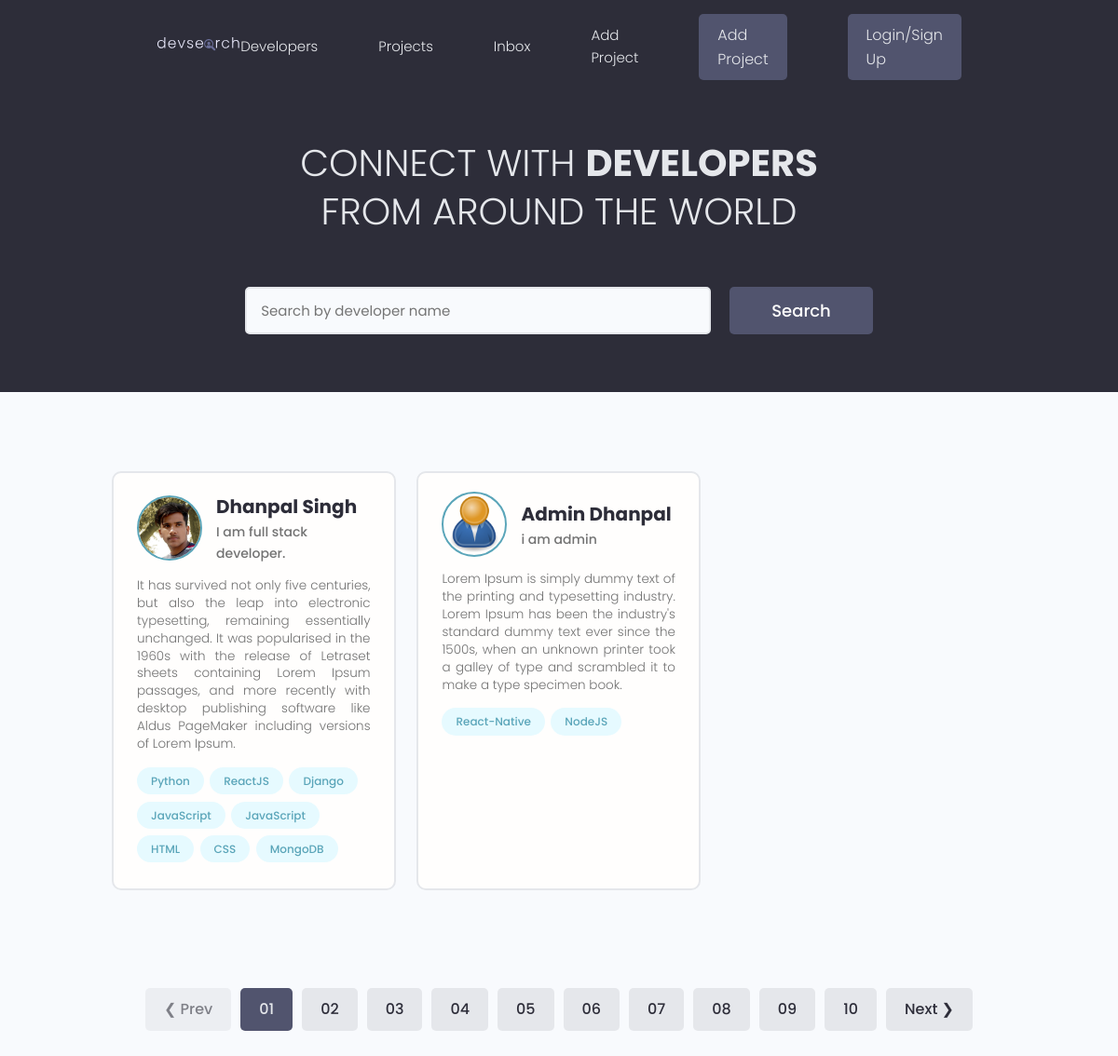
/users/, run on the app's committed database.
### users/models.py (models this page shows, shortened)
class Profile(models.Model):
    user = models.OneToOneField(User, on_delete=models.CASCADE, null=True, blank=True)
    name = models.CharField(max_length=200, blank=True, null=True)
    email = models.EmailField(max_length=500, blank=True, null=True)
    username = models.CharField(max_length=200, blank=True, null=True)
    location = models.CharField(max_length=200, blank=True, null=True)
    short_intro = models.CharField(max_length=200, blank=True, null=True)
    bio = models.TextField(blank=True,null=True)
    profile_image = models.ImageField(null=True,blank=True,upload_to='profiles/',default='profiles/user-default.png')
    social_github = models.CharField(max_length=200, blank=True, null=True)
    social_stackoverflow = models.CharField(max_length=200, blank=True, null=True)
    social_twitter = models.CharField(max_length=200, blank=True, null=True)
    social_linkedln = models.CharField(max_length=200, blank=True, null=True)
    social_youtube = models.CharField(max_length=200, blank=True, null=True)
    social_website = models.CharField(max_length=200, blank=True, null=True)
    created = models.DateTimeField(auto_now_add=True)
    id = models.UUIDField(default=uuid.uuid4, unique=True, primary_key=True,editable=False)

class Skill(models.Model):
    owner = models.ForeignKey(Profile,on_delete=models.CASCADE,null=True)
    name = models.CharField(max_length=200, blank=True, null=True)
    description = models.TextField(null=True, blank=True)
    created = models.DateTimeField(auto_now_add=True)
    id = models.UUIDField(default=uuid.uuid4, unique=True, primary_key=True, editable=False)

### users/views.py (the view)
# urls.py: path('',views.profiles, name='profiles'),
def profiles(request):
    profiles = Profile.objects.all()
    context = {'profiles':profiles}
    return render(request,'users/profiles.html',context)

### users/templates/users/profiles.html (shortened to what this page needs)
{% extends 'main.html' %}
{% block content %}
<main class="home">
    <section class="hero-section text-center">
      <div class="container container--narrow">
        <div class="hero-section__box">
          <h2>CONNECT WITH <span>DEVELOPERS</span></h2>
          <h2>FROM AROUND THE WORLD</h2>
        </div>
        <div class="hero-section__search">
          <form class="form" action="#" method="get">
            <div class="form__field">
              <input class="input input--text" id="formInput#search" type="text" name="text"
                placeholder="Search by developer name" />
            </div>
            <input class="btn btn--sub btn--lg" type="submit" value="Search" />
          </form>
        </div>
      </div>
    </section>
    <section class="devlist">
      <div class="container">
        <div class="grid grid--three">
          {% for profile in profiles %}
          <div class="column card">
            <div class="dev">
              <a href="{% url 'user-profile' profile.id %}" class="card__body">
                <div class="dev__profile">
                  <img class="avatar avatar--md" src="{{profile.profile_image.url}}" alt="image" />
                  <div class="dev__meta">
                    <h3>{{profile.name}}</h3>
                    <h5>{{profile.short_intro}}</h5>
                  </div>
                </div>
                <p class="dev__info">
                  {{profile.bio}}
                </p>
                <div class="dev__skills">
                  {% for skill in profile.skill_set.all %}
                  <span class="tag tag--pill tag--main">
                    <small>{{skill.name}}</small>
                  </span>
                  {% endfor %}
                </div>
              </a>
            </div>
          </div>
          {% endfor %}
        </div>
      </div>
    </section>
    <div class="pagination">
      <ul class="container">
        <li><a href="#" class="btn btn--disabled">&#10094; Prev</a></li>
        <li><a href="#" class="btn btn--sub">01</a></li>
        <li><a href="#" class="btn">02</a></li>
        <li><a href="#" class="btn">03</a></li>
        <li><a href="#" class="btn">04</a></li>
        <li><a href="#" class="btn">05</a></li>
        <li><a href="#" class="btn">06</a></li>
        <li><a href="#" class="btn">07</a></li>
        <li><a href="#" class="btn">08</a></li>
        <li><a href="#" class="btn">09</a></li>
        <li><a href="#" class="btn">10</a></li>
        <li><a href="#" class="btn">Next &#10095;</a></li>
      </ul>
    </div>
  </main>
{% endblock content %}

### static/style/app.css (style rules this page uses)
:root { --color-sub: #2d2d39; }
.btn--sub { background-color: var(--color-sub-light); }
.card { border: 2px solid var(--color-light); }
img { width: 100%; }
.hero-section { height: 40vh; display: flex; align-items: center; background-color: var(--color-sub); }
.hero-section__box { margin-bottom: 4rem; }
.hero-section__box > h2, .hero-section__box > h2 > span { font-size: 4rem; color: var(--color-light); line-height: 1.3; text-transform: uppercase; }
.hero-section__box > h2 { font-weight: 300; }
.hero-section__box > h2 > span { font-weight: 700; }
.hero-section__search > .form { display: flex; align-items: center; justify-content: center; gap: 2rem; }
.hero-section__search > .form input.input--text { width: 50rem; }
.devlist { margin-top: 8rem; }
.devlist .grid { align-items: stretch; }
.devlist .dev .dev__profile { display: flex; align-items: center; gap: 1.5rem; }
.devlist .dev .dev__meta h3 { color: var(--color-sub); font-size: 2rem; font-weight: 700; }
.devlist .dev .dev__meta h5 { color: var(--color-text); font-size: 1.4rem; font-weight: 500; }
.devlist .dev .dev__info { margin: 1.5rem 0; font-size: 1.35rem; line-height: 1.4; text-align: justify; }
.pagination { margin-top: 8rem; margin-bottom: 10rem; }
.pagination > ul { flex-wrap: wrap; list-style: none; display: flex; align-items: center; justify-content: center; gap: 1rem; }
.pagination .btn { color: var(--color-sub); }
.pagination .btn.btn--sub { color: var(--color-light); }

### static/uikit/styles/modules/_variables.css (style rules this page uses)
:root { --color-main: #5aa5b9; --color-main-light: #e6faff; --color-sub: #3f4156; --color-sub-light: #51546e; --color-sub-lighter: #ededfd; --color-text: #737373; --color-gray: #8b8b8b; --color-light: #e5e7eb; --color-light-gray: #767676; --color-bg: #f8fafd; --color-white: #fffefd; --color-white-light: #f3f3f3; --color-success: #359e64; --color-success-bg: #def8e8; --color-error: #fc4b0b; --color-error-bg: #fff2ee; --font-base: 'Poppins', arial, helvetica, 'Segoe UI', roboto, ubuntu, sans-serif; --font-monospace: 'Fira Code', 'Courier New', courier, monospace; --font-regular: 300; --font-medium: 500; --font-bold: 700; --generic-shadow: 1px 1px 5px #00000010; --generic-transition: all 0.3s ease-in-out; }

### static/uikit/styles/modules/_base.css (style rules this page uses)
* { margin: 0; padding: 0; box-sizing: border-box; text-rendering: optimizeLegibility; color: inherit; font-size: inherit; }
html { font-size: 50%; }
@media only screen and (min-width: 480px) { html { font-size: 56.25%; } }
@media only screen and (min-width: 1200px) { html { font-size: 62.5%; } }
body { line-height: 1.6; font-weight: 400; font-size: 1.5rem; color: var(--color-text); background-color: var(--color-bg); min-height: 100vh; }

### static/uikit/styles/modules/_typography.css (style rules this page uses)
* { font-family: var(--font-base); }
h2 { font-size: 3.6rem; font-weight: var(--font-bold); }
h3 { font-size: 3.2rem; font-weight: var(--font-medium); }
h5 { font-size: 2.4rem; font-weight: var(--font-medium); }
h5, h6 { font-weight: var(--font-regular); }
p, span, strong { font-size: 1.6rem; color: var(--color-text); font-weight: var(--font-regular); }
a { padding-bottom: 2px; text-decoration: none; display: inline-block; color: var(--color-main); font-weight: var(--font-medium); }

### static/uikit/styles/modules/_utilities.css (style rules this page uses)
.container { width: 92%; max-width: 165rem; margin: 0 auto; box-sizing: border-box; }
.container--narrow { width: 92%; max-width: 120rem; }
@media screen and (min-width: 1000px) { .container { width: 90%; } }
@media screen and (min-width: 1000px) { .container--narrow { width: 85%; } }
@media screen and (min-width: 1200px) { .container { width: 80%; } }
@media screen and (min-width: 1200px) { .container--narrow { width: 72%; } }
.text-center { text-align: center; }

### static/uikit/styles/modules/_avatar.css (style rules this page uses)
.avatar { border-radius: 50%; border: 2px solid var(--color-main); object-fit: cover; }
.avatar--md { height: 7rem; width: 7rem; }

### static/uikit/styles/modules/_button.css (style rules this page uses)
.btn { display: inline-block; position: relative; cursor: pointer; background-color: var(--color-light); font-weight: var(--font-medium); color: var(--color-sub); text-decoration: none; padding: 1rem 2rem; border-radius: 0.5rem; border: none; width: -webkit-fit-content; width: -moz-fit-content; width: fit-content; height: -webkit-fit-content; height: -moz-fit-content; height: fit-content; font-size: 1.6rem; outline-width: 0; outline-color: transparent; -webkit-backface-visibility: hidden; backface-visibility: hidden; transition: all 0.3s ease-in-out; }
.btn:disabled, .btn--disabled { cursor: not-allowed; opacity: 0.6; }
.btn--sub { background-color: var(--color-sub); color: var(--color-white); }
.btn--lg { font-size: 1.8rem; padding: 1.2rem 4.5rem; }

### data on the page
Profile: profile_image (picture), name "Dhanpal Singh", short_intro "I am full stack developer.", bio "It has survived not only five centuries, but also the leap into electronic typesetting, remaining essentially unchanged. It was popularised in the 1960s with the release of Letraset sheets containing Lorem Ipsum passages, and more recently with desktop publishing software like Aldus PageMaker including versions of Lorem Ipsum."
Skill: name "Python"
Skill: name "ReactJS"
Skill: name "Django"
Skill: name "JavaScript"
Skill: name "JavaScript"
Skill: name "HTML"
Skill: name "CSS"
Skill: name "MongoDB"
Profile: profile_image (placeholder picture), name "Admin Dhanpal", short_intro "i am admin", bio "Lorem Ipsum is simply dummy text of the printing and typesetting industry. Lorem Ipsum has been the industry's standard dummy text ever since the 1500s, when an unknown printer took a galley of type and scrambled it to make a type specimen book."
Skill: name "React-Native"
Skill: name "NodeJS"
